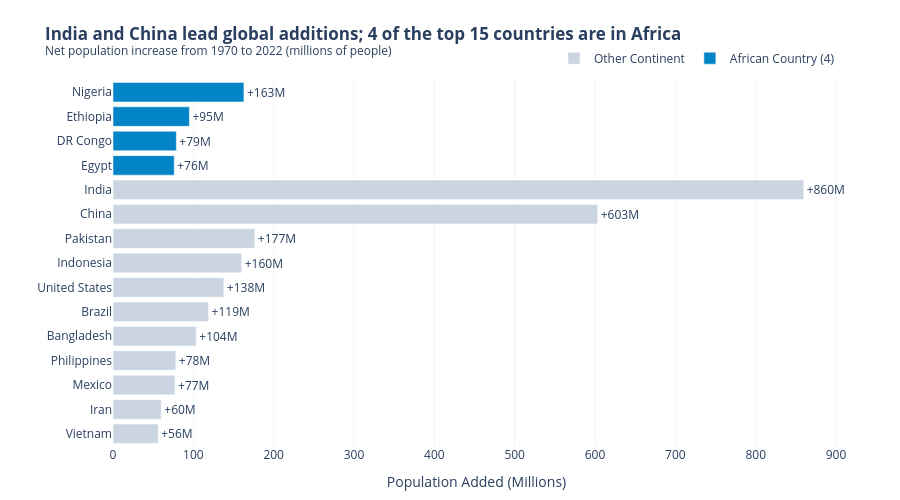

The notebook cell saved with this chart:
### Markdown cell above
**Chart choice & justification:** *Which chart did you choose, and why? Justify design choices.

**Chart choice:** Sorted horizontal bar chart.

**Justification:**
- **Why this chart:** We are ranking a discrete top-15 list by a single quantitative metric (net people added from 1970 to 2022). Horizontal bars allow country names to be read naturally without angled text. Sorting ascending from bottom-to-top puts the leaders (India and China) prominently at the top.
- **Design choices:** Used a CVD-safe binary highlight: African countries (Nigeria, Ethiopia, DR Congo, Egypt) are highlighted in accent blue (`#0284c7`), while other countries are muted in soft grey (`#cbd5e1`). Direct outside value labels (`+860M`, etc.) make exact quantities instantly readable without gridline tracing.

### Code cell
# Q2:
df['Added'] = df['2022 Population'] - df['1970 Population']
top15 = df.nlargest(15, 'Added').sort_values('Added', ascending=True).copy()
top15['Added_M'] = top15['Added'] / 1e6
top15['Is_Africa'] = top15['Continent'].apply(lambda x: 'African Country (4)' if x == 'Africa' else 'Other Continent')

fig2 = px.bar(
    top15, x='Added_M', y='Country', color='Is_Africa',
    orientation='h',
    text=top15['Added_M'].apply(lambda v: f"+{v:.0f}M"),
    color_discrete_map={'African Country (4)': '#0284c7', 'Other Continent': '#cbd5e1'},
    title="<b>India and China lead global additions; 4 of the top 15 countries are in Africa</b><br><sup>Net population increase from 1970 to 2022 (millions of people)</sup>"
)

fig2.update_traces(textposition='outside', cliponaxis=False)

fig2.update_layout(
    template='plotly_white',
    xaxis=dict(title='Population Added (Millions)', showgrid=True, gridcolor='#f1f5f9', zeroline=False),
    yaxis=dict(title='', showgrid=False),
    legend=dict(title='', orientation='h', yanchor='bottom', y=1.02, xanchor='right', x=1),
    margin=dict(l=80, r=60, t=80, b=40),
    height=500
)

fig2.show()

### Figure 1 — Plotly figure (JSON) as saved in the notebook; plotly's stock layout.template omitted (floating-point values rounded to 4 significant figures)
{"data": [{"cliponaxis": false, "hovertemplate": "Is_Africa=Other Continent<br>Added_M=%{x}<br>Country=%{y}<br>text=%{text}<extra></extra>", "legendgroup": "Other Continent", "marker": {"color": "#cbd5e1", "pattern": {"shape": ""}}, "name": "Other Continent", "orientation": "h", "showlegend": true, "text": ["+56M", "+60M", "+77M", "+78M", "+104M", "+119M", "+138M", "+160M", "+177M", "+603M", "+860M"], "textposition": "outside", "type": "bar", "x": [56.26, 60.1, 77.21, 78.12, 103.6, 118.9, 138.0, 160.3, 176.5, 603.4, 859.7], "xaxis": "x", "y": ["Vietnam", "Iran", "Mexico", "Philippines", "Bangladesh", "Brazil", "United States", "Indonesia", "Pakistan", "China", "India"], "yaxis": "y"}, {"cliponaxis": false, "hovertemplate": "Is_Africa=African Country (4)<br>Added_M=%{x}<br>Country=%{y}<br>text=%{text}<extra></extra>", "legendgroup": "African Country (4)", "marker": {"color": "#0284c7", "pattern": {"shape": ""}}, "name": "African Country (4)", "orientation": "h", "showlegend": true, "text": ["+76M", "+79M", "+95M", "+163M"], "textposition": "outside", "type": "bar", "x": [76.21, 78.86, 95.07, 163.0], "xaxis": "x", "y": ["Egypt", "DR Congo", "Ethiopia", "Nigeria"], "yaxis": "y"}], "layout": {"barmode": "relative", "height": 500, "legend": {"orientation": "h", "title": {"text": ""}, "tracegroupgap": 0, "x": 1, "xanchor": "right", "y": 1.02, "yanchor": "bottom"}, "margin": {"b": 40, "l": 80, "r": 60, "t": 80}, "title": {"text": "<b>India and China lead global additions; 4 of the top 15 countries are in Africa</b><br><sup>Net population increase from 1970 to 2022 (millions of people)</sup>"}, "xaxis": {"anchor": "y", "domain": [0, 1], "gridcolor": "#f1f5f9", "showgrid": true, "title": {"text": "Population Added (Millions)"}, "zeroline": false}, "yaxis": {"anchor": "x", "domain": [0, 1], "showgrid": false, "title": {"text": ""}}}}
